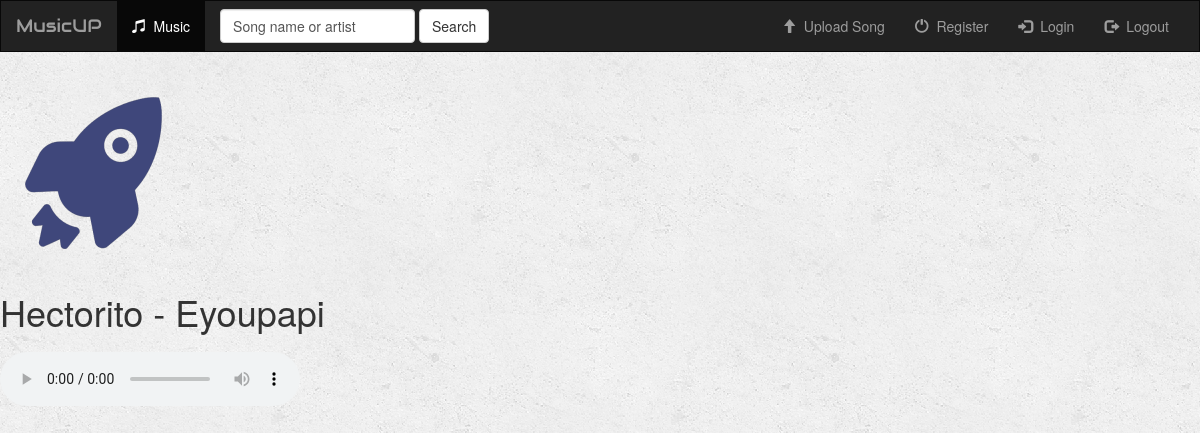
/music/2/, run on the app's committed database.
### music/models.py (models this page shows, shortened)
class Song(models.Model):
    artist_name = models.CharField(max_length=100)
    song_title = models.CharField(max_length=200)
    genre = models.CharField(max_length=100, null=True, blank=True)
    song_file = models.FileField()
    song_logo=models.FileField()

### music/views.py (the view)
# urls.py: url(r'^(?P<pk>[0-9]+)/$', views.DetailView.as_view(), name='detail'),
class DetailView(generic.DetailView):
    model = Song
    template_name = 'music/detail.html'

### music/templates/music/detail.html (shortened to what this page needs)
{% extends 'music/base.html' %}
{% block body %}
    <img src="{{ song.song_logo.url }}" height="200" width="200">
    <h1>{{ song.artist_name }} - {{ song.song_title }}</h1>
    <audio style="margin-top:10px;margin-bottom:10px" controls controlsList="nodownload" autoplay>
        <source src="../../media/{{ song.song_file }}" type="audio/mpeg">
    </audio>
{% endblock %}

### music/static/music/style.css (style rules this page uses)
body { background: white url("images/background.png"); }

### data on the page
Song: song_logo (picture), artist_name "Hectorito", song_title "Eyoupapi"
